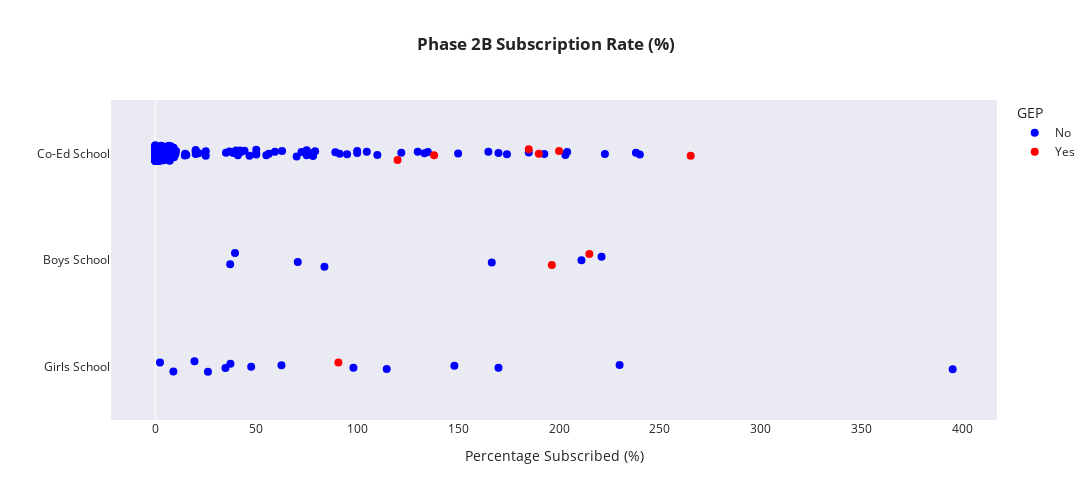

The code cell stored with this chart in its notebook:
### Markdown cell above
**Phase 2B**
- Whose parent has joined the primary school as a parent volunteer not later than 1 July of the year before P1 registration and has given at least 40 hours of voluntary service to the school by 30 June of the year of P1 registration.
- Whose parent is a member endorsed by the church or clan directly connected with the primary school.
- Whose parent is endorsed as an active community leader.
- We will reserve 20 places in each primary school for Phase 2B to ensure continued access to all primary schools.
- Children who gain priority admission into a school under the "Parent is endorsed as an active community leader" eligibility and the school is within 2km of their address used for registration is required to reside at that address for at least 30 months from the start of the P1 Registration Exercise

### Code cell
plot_phase_stripplot('Phase2B_sub_apply', 'Phase 2B', 'GEP')

### Figure 1 — Plotly figure (JSON) as saved in the notebook; plotly's stock layout.template omitted (floating-point values rounded to 4 significant figures; data arrays with more than 128 entries replaced by an {"elided": "..."} marker saying what was removed)
{"data": [{"alignmentgroup": "True", "boxpoints": "all", "customdata": {"elided": "172x4 str values"}, "fillcolor": "rgba(255,255,255,0)", "hoveron": "points", "hovertemplate": "School: %{customdata[0]}<br>Category: %{y}<br>Percentage: %{x:.1f}%<br>GEP: %{customdata[2]}</br>", "legendgroup": "No", "line": {"color": "rgba(255,255,255,0)"}, "marker": {"color": "blue", "size": 8}, "name": "No", "offsetgroup": "No", "orientation": "h", "pointpos": 0, "showlegend": true, "type": "box", "x": {"elided": "172 float values"}, "x0": " ", "xaxis": "x", "y": {"elided": "172 str values"}, "y0": " ", "yaxis": "y"}, {"alignmentgroup": "True", "boxpoints": "all", "customdata": [["Anglo-Chinese School (Primary)", "Boys School", "Yes", "Government-Aided School"], ["Catholic High School (Primary Section)", "Boys School", "Yes", "Government-Aided School / Autonomous"], ["Henry Park Primary School", "Co-Ed School", "Yes", "Government School"], ["Nan Hua Primary School", "Co-Ed School", "Yes", "Government-Aided School"], ["Nanyang Primary School", "Co-Ed School", "Yes", "Government-Aided School"], ["Raffles Girls' Primary School", "Girls School", "Yes", "Government School"], ["Rosyth School", "Co-Ed School", "Yes", "Government School"], ["St. Hilda's Primary School", "Co-Ed School", "Yes", "Government-Aided School"], ["Tao Nan School", "Co-Ed School", "Yes", "Government-Aided School"]], "fillcolor": "rgba(255,255,255,0)", "hoveron": "points", "hovertemplate": "School: %{customdata[0]}<br>Category: %{y}<br>Percentage: %{x:.1f}%<br>GEP: %{customdata[2]}</br>", "legendgroup": "Yes", "line": {"color": "rgba(255,255,255,0)"}, "marker": {"color": "red", "size": 8}, "name": "Yes", "offsetgroup": "Yes", "orientation": "h", "pointpos": 0, "showlegend": true, "type": "box", "x": [196.4, 215, 138.1, 190, 185, 90.7, 120, 200, 265.2], "x0": " ", "xaxis": "x", "y": ["Boys School", "Boys School", "Co-Ed School", "Co-Ed School", "Co-Ed School", "Girls School", "Co-Ed School", "Co-Ed School", "Co-Ed School"], "y0": " ", "yaxis": "y"}], "layout": {"boxmode": "overlay", "height": 500, "legend": {"title": {"text": "GEP"}, "tracegroupgap": 0}, "showlegend": true, "title": {"text": "<b>Phase 2B Subscription Rate (%)</b>"}, "width": 1200, "xaxis": {"anchor": "y", "domain": [0, 1], "showgrid": false, "title": {"text": "Percentage Subscribed (%)"}}, "yaxis": {"anchor": "x", "categoryarray": ["Girls School", "Boys School", "Co-Ed School"], "categoryorder": "array", "domain": [0, 1], "showgrid": false, "title": {"text": ""}}}}
